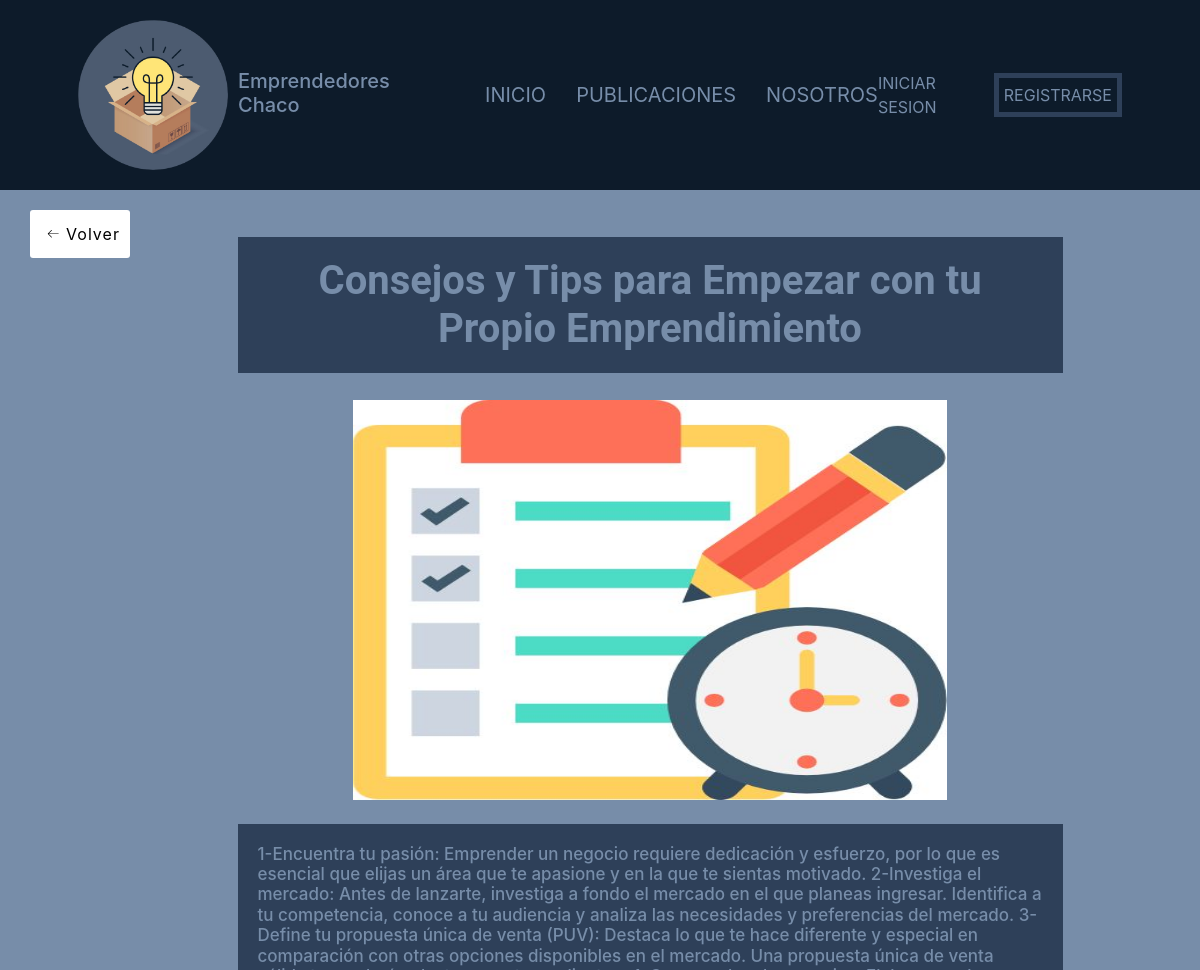
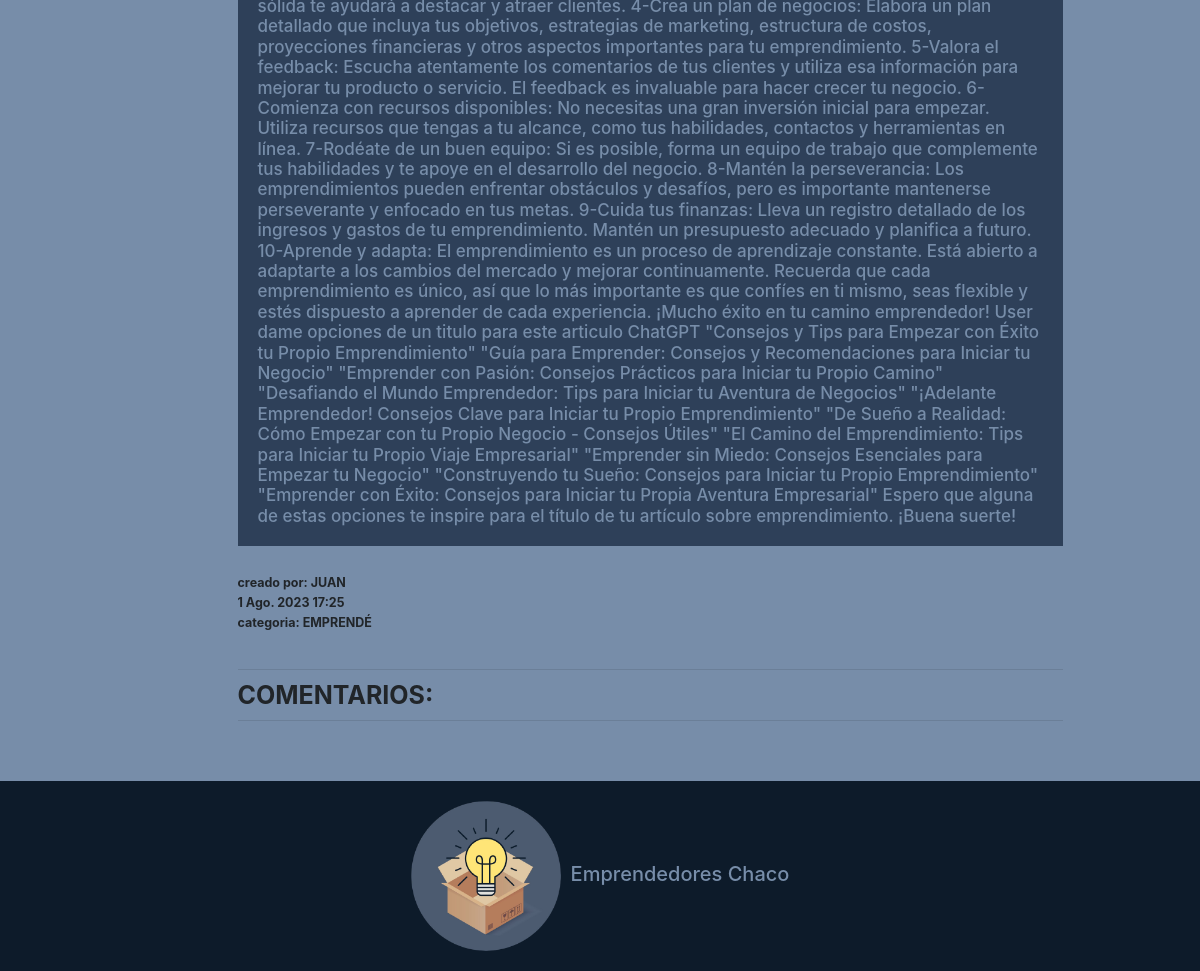
The app's page /publicaciones/Detalle/21, older data (2 pictures, top to bottom).
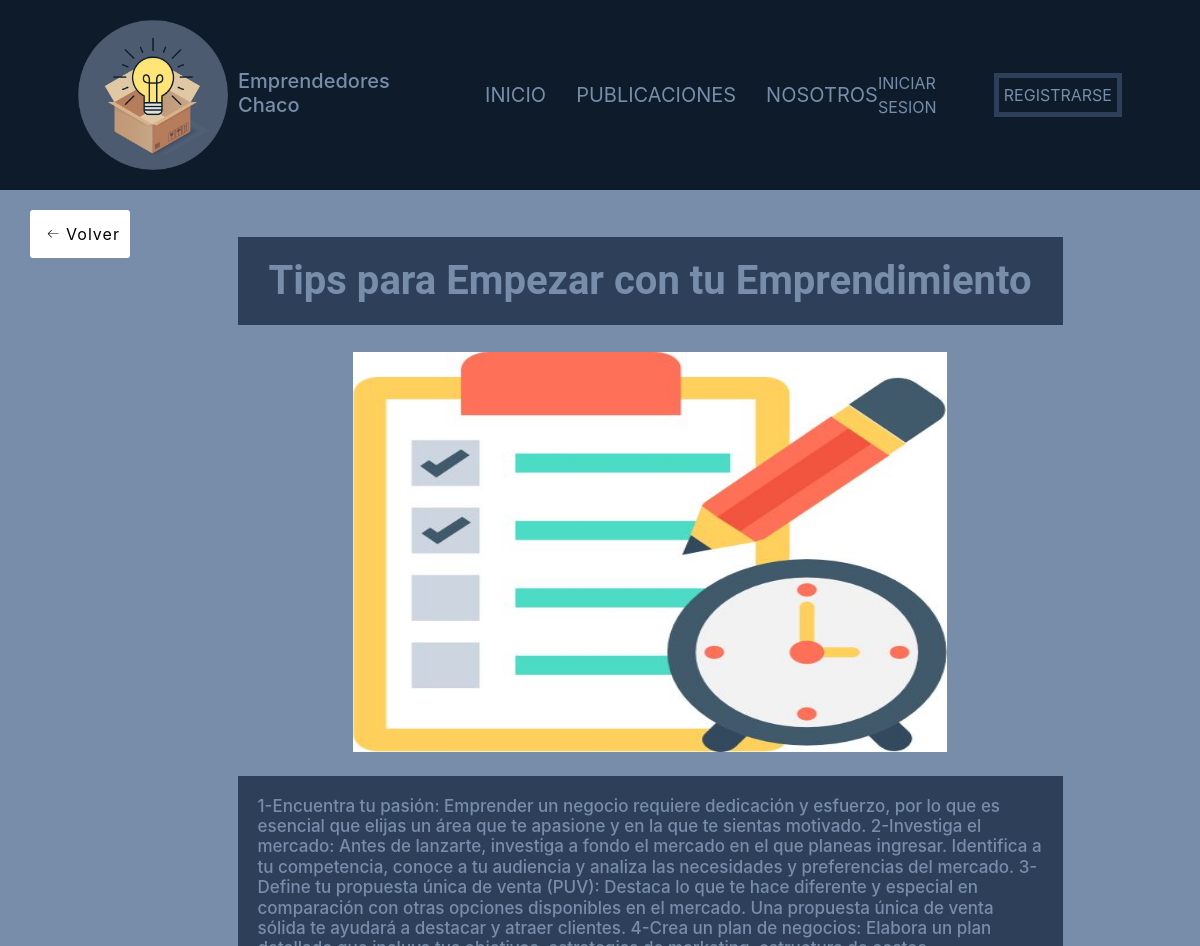
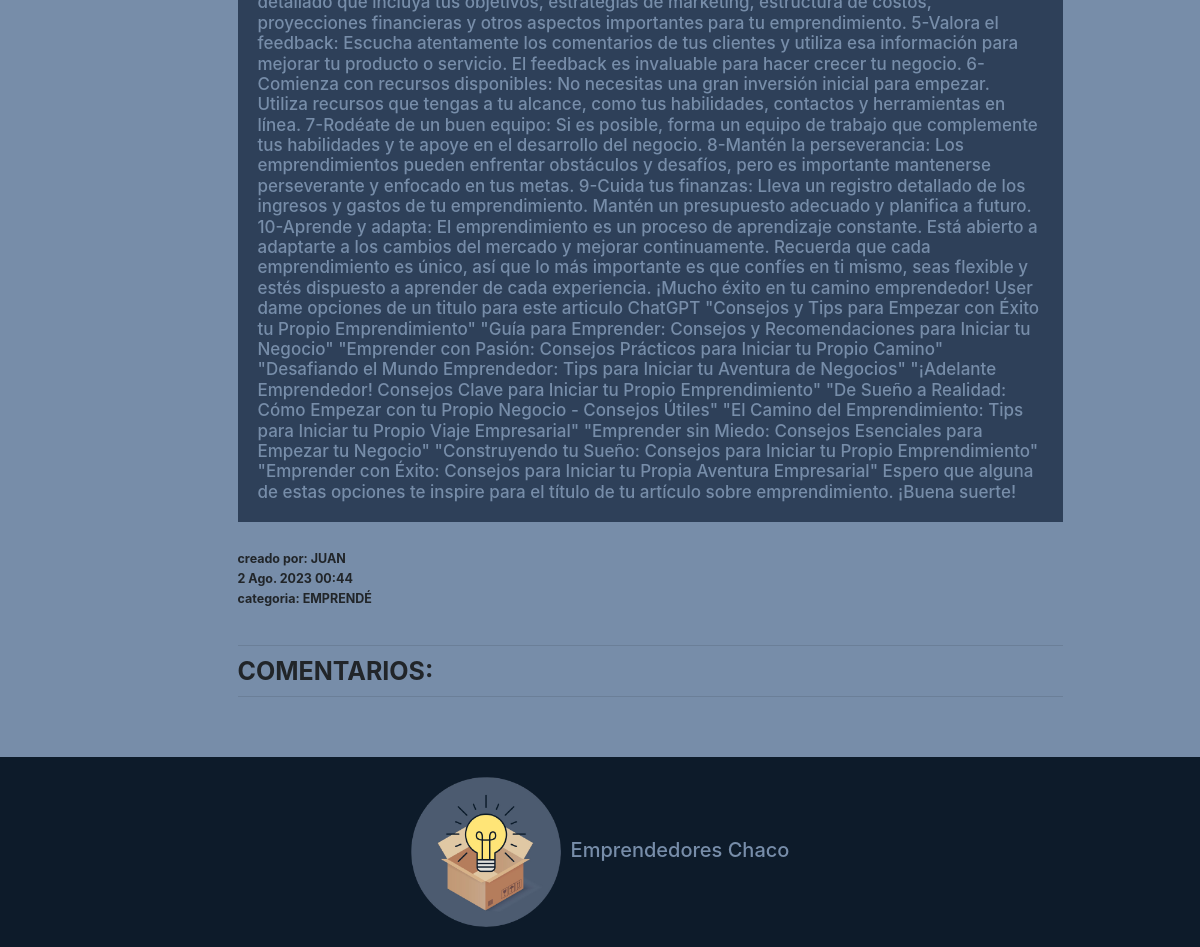
The same page, newer data (2 pictures, top to bottom).
### apps/publicaciones/models.py (models this page shows, shortened)
class Publicacion(models.Model):
    creado = models.DateTimeField('creado', auto_now_add=True)
    modificado = models.DateTimeField('modificado', auto_now=True)
    titulo = models.CharField(max_length = 250)
    contenido = models.TextField()
    autor = models.ForeignKey(User, on_delete = models.CASCADE)
    imagen = models.ImageField(upload_to = 'publicaciones')
    categoria = models.ForeignKey(Categoria, on_delete = models.CASCADE)
    def misComentarios(self):
        return self.comentario_set.all()

class Categoria(models.Model):
    nombre = models.CharField(max_length=80)
    def __str__(self):
        return self.nombre

### apps/publicaciones/views.py (the view)
# urls.py: path('Detalle/<int:pk>', views.DetallePublicacionF, name="detalle_publicacion"),
def DetallePublicacionF(request, pk):
    ctx = {}
    publi = Publicacion.objects.get(id = pk)
    ctx['publicacion'] = publi
    return render(request, 'publicaciones/detalle.html', ctx)

### templates/publicaciones/detalle.html (shortened to what this page needs)
{% extends 'base.html' %}
{% block contenido %}
<div class="container">
    <div class="row mt-3">
        <div>
            <a class="volver-atras" href="{% url 'publicaciones:listar_publicaciones' %}">
                <button class="back-button">
                    <span>Volver</span>
                </button>
            </a>
        </div>
        <div class="col-md-9 mx-auto mb-5">
            <div>
                <h1 class="titulo-publicacion" style="font-size: 40px;font-weight: bold;">{{publicacion.titulo}}</h1>
                <div class="centrar contenedor">
                    <img class="imagen-publicacion" src="{{publicacion.imagen.url}}">
                </div>
                <br>
                <h4 class="info-publicacion">{{publicacion.contenido}}</h4>
                <br>
                <h5 style="font-weight: bold;">creado por: {{publicacion.autor|upper}}</h5>
                <h5 style="font-weight: bold;">{{publicacion.modificado}}</h5>
                <h5 style="font-weight: bold;">categoria: {{publicacion.categoria|upper}}</h5>
                <br>
            </div>
            <div>
                <hr>
                <h3 style="font-size: 25px;font-weight: bold;">COMENTARIOS:</h3>
                <div>
                    <hr>
                </div>
            </div>
        </div>
    </div>
    {% endblock contenido %}

Row changes from the older to the newer data that the page shows:
changed Publicacion "JUAN": titulo "Consejos y Tips para Empezar con tu Propio Emprendimiento" → "Tips para Empezar con tu Emprendimiento"; modificado "1 Ago. 2023 17:25" → "2 Ago. 2023 00:44"
